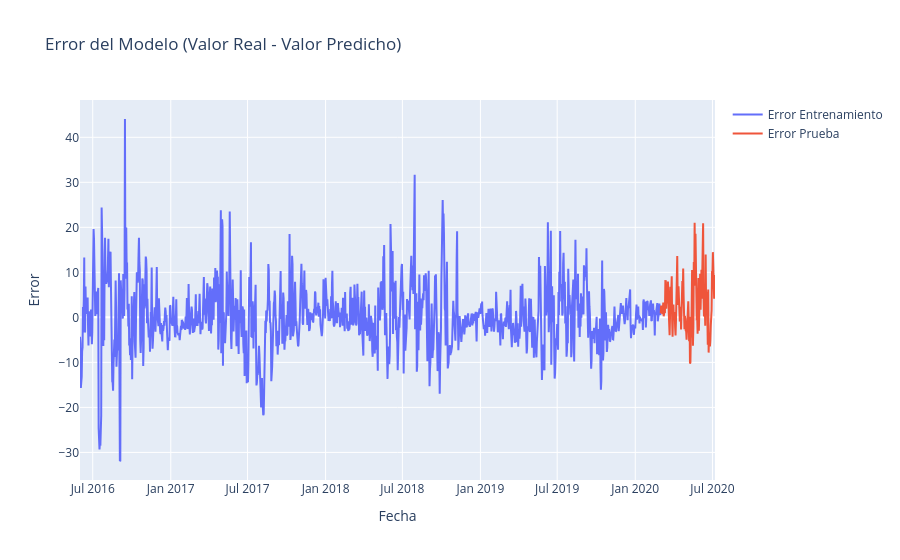

The notebook cell saved with this chart:
### Code cell
import plotly.graph_objects as go

#---------------------5--------------
#Grafique el error (Valor real - Valor predicho) en todo el intervalo de tiempo.
train_error = train_df['y'] - forecast['yhat'][:len(train_df)]
test_error = test_df['y'] - test_forecast['yhat']

# Graficar el error
fig = go.Figure()
fig.add_trace(go.Scatter(x=train_df['ds'], y=train_error, mode='lines', name='Error Entrenamiento'))
fig.add_trace(go.Scatter(x=test_df['ds'], y=test_error, mode='lines', name='Error Prueba'))
fig.update_layout(title='Error del Modelo (Valor Real - Valor Predicho)', xaxis_title='Fecha', yaxis_title='Error')
fig.show()

### Figure 1 — Plotly figure (JSON) as saved in the notebook; plotly's stock layout.template omitted (floating-point values rounded to 4 significant figures; data arrays with more than 128 entries replaced by an {"elided": "..."} marker saying what was removed)
{"data": [{"mode": "lines", "name": "Error Entrenamiento", "type": "scatter", "x": {"elided": "1369 str values"}, "y": {"elided": "1369 float values"}}, {"mode": "lines", "name": "Error Prueba", "type": "scatter", "x": {"elided": "129 str values"}, "y": {"elided": "129 float values"}}], "layout": {"title": {"text": "Error del Modelo (Valor Real - Valor Predicho)"}, "xaxis": {"title": {"text": "Fecha"}}, "yaxis": {"title": {"text": "Error"}}}}
